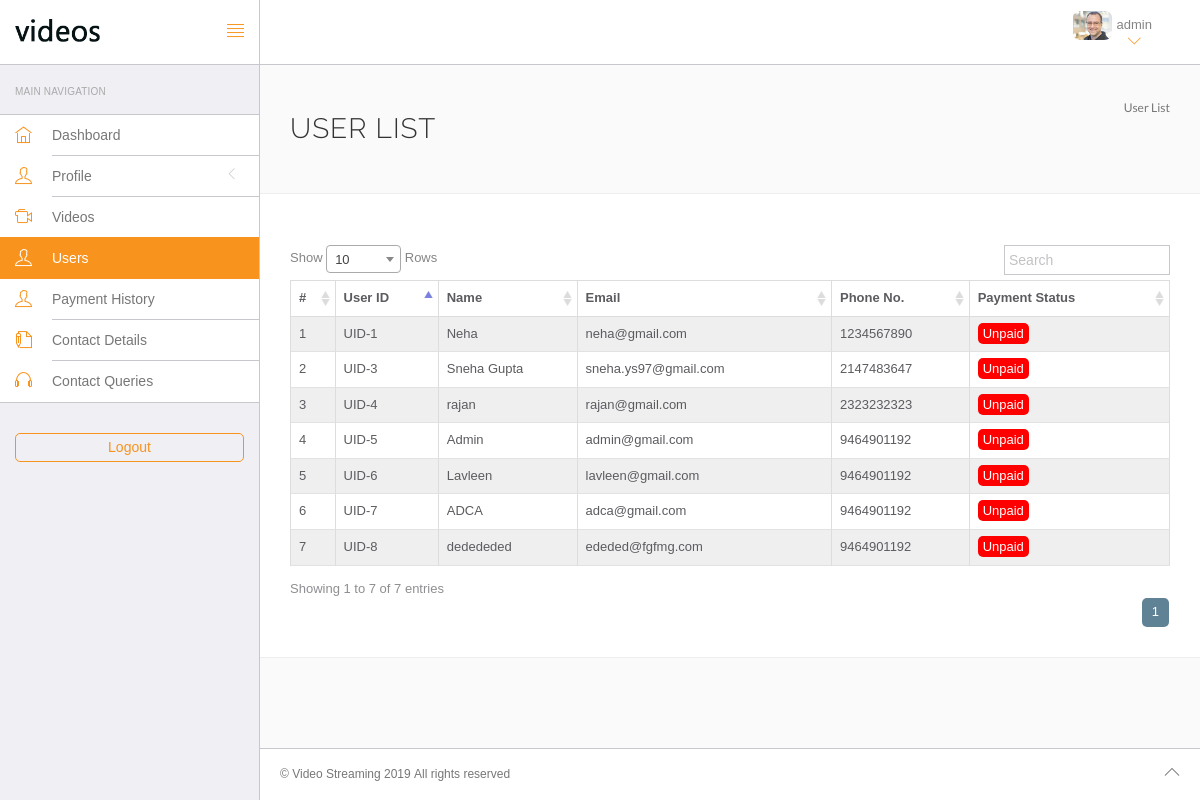
Screenshot of /admin/students.php (signed in) with the database file from the repository.
### tables this page shows
CREATE TABLE `user` (
  `id` int(11) NOT NULL,
  `username` text NOT NULL,
  `password` text NOT NULL,
  `email` text NOT NULL,
  `mobile` varchar(10) NOT NULL,
  `epin` text NOT NULL,
  `address` text NOT NULL,
  `image` text NOT NULL,
  `status` text NOT NULL,
  `date` timestamp NOT NULL DEFAULT CURRENT_TIMESTAMP
);

### admin/students.php (the view, shortened to what this page needs)
<?php include 'includes/session.php'; ?><!DOCTYPE html>
<html lang="en">
	<head>
		<link rel="stylesheet" href="vendor/bootstrap/css/bootstrap.min.css">
		<link rel="stylesheet" href="vendor/fontawesome/css/font-awesome.min.css">
		<link rel="stylesheet" href="vendor/themify-icons/themify-icons.min.css">
		<link href="vendor/animate.css/animate.min.css" rel="stylesheet" media="screen">
		<link href="vendor/perfect-scrollbar/perfect-scrollbar.min.css" rel="stylesheet" media="screen">
		<link href="vendor/switchery/switchery.min.css" rel="stylesheet" media="screen">
		<link rel="stylesheet" href="assets/css/styles.css">
		<link rel="stylesheet" href="assets/css/plugins.css">
		<link rel="stylesheet" href="assets/css/themes/theme-1.css" id="skin_color" />
		<link href="vendor/select2/select2.min.css" rel="stylesheet" media="screen">
		<link href="vendor/DataTables/css/DT_bootstrap.css" rel="stylesheet" media="screen">
	</head>
	<body>
		<div id="app">
			<?php include'left-bar.php'; ?>
			<div class="app-content">
				<?php include'header.php'; ?>
				<div class="main-content" >
					<div class="wrap-content container" id="container">
						<section id="page-title">
							<div class="row">
								<div class="col-sm-8">
									<h1 class="mainTitle">User List </h1>
								</div>
								<ol class="breadcrumb">
									<li class="active">
										<span>User List </span>
									</li>
								</ol>
							</div>
						</section>
						<div class="container-fluid container-fullw bg-white">
							<div class="row">
								<div class="col-md-12">
									<div class="row">
										<div class="col-md-12 space20">
										</div>
									</div>
									<table class="table table-striped table-bordered table-hover table-full-width" id="sample_1">
										<thead>
											<tr>
												<th>#</th>
												<th>User ID</th>
												<th>Name</th>
												<th>Email</th>
												<th>Phone No.</th>
												<th>Payment Status</th>
											</tr>
										</thead>
										<tbody>
										<?php
										$i=0;
										$query = mysqli_query($con,"select * from user order by id asc");
										while($row = mysqli_fetch_assoc($query))
										{
											$i++;
											$query1 = mysqli_query($con, "select * from payment where email = '".$row['email']."' order by datetime desc limit 1");
											if(mysqli_num_rows($query1) > 0)
											{
												$res = mysqli_fetch_assoc($query1);
												$end = date('Y-m-d');
												$start = date('Y-m-d', strtotime($res['datetime']));
												$diff = (strtotime($end)- strtotime($start))/24/3600;
												$query1 = mysqli_query($con, "select * from edays where id = 1");
												$res = mysqli_fetch_assoc($query1);
												$days = $res['days'] - $diff;
											}
											else
												$days = 0;
										?>
											<tr>
												<td><?php echo $i; ?></td>
												<td>UID-<?php echo $row['id']; ?></td>
												<td><?php echo $row['username']; ?></td>
												<td><?php echo $row['email']; ?></td>
												<td><?php echo $row['mobile']; ?></td>
												<td><?php if($days <= 0) echo '<span style="padding:3px 5px; background:red;color:#fff;border-radius:5px;">Unpaid</span>'; else echo '<span style="padding:3px 5px; background:green;color:#fff;border-radius:5px;">Paid</span>'; ?></td>
											</tr>
										<?php } ?>
										</tbody>
									</table>
								</div>
							</div>
						</div>
					</div>
				</div>
			</div>
     	<?php include'footer.php'; ?>
		</div>
	</body>
</html>

### admin/left-bar.php (shortened to what this page needs)
<?php
$page = strtolower(basename($_SERVER['PHP_SELF']));
?>
			<div class="sidebar app-aside" id="sidebar">
				<div class="sidebar-container perfect-scrollbar">
					<nav>
						<div class="navbar-title">
							<span>Main Navigation</span>
						</div>
						<ul class="main-navigation-menu">
							<li <?php if($page=='index.php') echo 'class="active open"'; ?>>
								<a href="index.php">
									<div class="item-content">
										<div class="item-media">
											<i class="ti-home"></i>
										</div>
										<div class="item-inner">
											<span class="title"> Dashboard </span>
										</div>
									</div>
								</a>
							</li>
							<li <?php if($page=='settings_profile.php') echo 'class="active open"'; ?>>
								<a href="javascript:void(0)">
									<div class="item-content">
										<div class="item-media">
											<i class="ti-user"></i>
										</div>
										<div class="item-inner">
											<span class="title"> Profile </span><i class="icon-arrow"></i>
										</div>
									</div>
								</a>
							</li>
							<li <?php if($page=='videos.php' || $page=='new_video.php') echo 'class="active open"'; ?>>
								<a href="videos.php">
									<div class="item-content">
										<div class="item-media">
											<i class="ti-video-camera"></i>
										</div>
										<div class="item-inner">
											<span class="title"> Videos</span>
										</div>
									</div>
								</a>
							</li>
							<li <?php if($page=='students.php') echo 'class="active open"'; ?>>
								<a href="students.php">
									<div class="item-content">
										<div class="item-media">
											<i class="ti-user"></i>
										</div>
										<div class="item-inner">
											<span class="title"> Users </span>
										</div>
									</div>
								</a>
							</li>
							<li <?php if($page=='payments.php') echo 'class="active open"'; ?>>
								<a href="payments.php">
									<div class="item-content">
										<div class="item-media">
											<i class="ti-user"></i>
										</div>
										<div class="item-inner">
											<span class="title"> Payment History </span>
										</div>
									</div>
								</a>
							</li>
							<li <?php if($page=='contact-details.php') echo 'class="active open"'; ?>>
								<a href="contact-details.php">
									<div class="item-content">
										<div class="item-media">
											<i class="ti-write"></i>
										</div>
										<div class="item-inner">
											<span class="title"> Contact Details</span>
										</div>
									</div>
								</a>
							</li>
							<li>
								<a href="contacts.php">
									<div class="item-content">
										<div class="item-media">
											<i class="ti-headphone"></i>
										</div>
										<div class="item-inner">
											<span class="title"> Contact Queries </span>
										</div>
									</div>
								</a>
							</li>
						</ul>
						<div class="wrapper">
							<a href="logout.php" class="button-o">
								<span>Logout</span>
							</a>
						</div>
					</nav>
				</div>
			</div>

### admin/header.php (shortened to what this page needs)
<header class="navbar navbar-default navbar-static-top">
	<div class="navbar-header">
		<a class="navbar-brand" href="index.php">
			<img src="assets/images/logo.png" alt="logo" style="max-width:85px;"/>
		</a>
		<a href="#" class="sidebar-toggler pull-right visible-md visible-lg" data-toggle-class="app-sidebar-closed" data-toggle-target="#app">
			<i class="ti-align-justify"></i>
		</a>
	</div>
	<div class="navbar-collapse collapse">
		<ul class="nav navbar-right">
			<li class="dropdown current-user">
				<a href class="dropdown-toggle load_top" data-toggle="dropdown">
					<img src="assets/images/<?php if($_SESSION['admin_pic']=='') echo 'default-user.png'; else echo $_SESSION['admin_pic']; ?>" alt=""> <span class="username"><?php  echo $_SESSION['admin_name']; ?> <i class="ti-angle-down"></i></i></span>
				</a>
			</li>
		</ul>
	</div>
</header>

### admin/footer.php
<footer>
	<div class="footer-inner">
		<div class="pull-left">
			&copy; Video Streaming <span class="current-year"></span><span class="text-bold text-uppercase"> </span> <span>All rights reserved</span>
		</div>
		<div class="pull-right">
			<span class="go-top"><i class="ti-angle-up"></i></span>
		</div>
	</div>
</footer>

### admin/assets/css/plugins.css (style rules this page uses)
.perfect-scrollbar { overflow-y: hidden !important; }

### admin/assets/css/themes/theme-1.css (style rules this page uses)
body { background: #FAFAFA; }
header .navbar-header { background: #ffffff !important; border-right-color: #c8c7cc !important; border-bottom-color: #c8c7cc !important; }
header .navbar-header .sidebar-toggler, header .navbar-header .sidebar-mobile-toggler { color: #f8931d !important; }
header .navbar-header .navbar-brand { color: #777 !important; }
header .navbar-collapse { background: #ffffff !important; border-bottom-color: #c8c7cc !important; box-shadow: none !important; }
header .navbar-collapse .navbar-right > li > a { color: #777; }
header .navbar-collapse .navbar-right > li > a i { color: #f8931d !important; }
#sidebar { background: #EFEFF4 !important; }
#sidebar:before { border-right-width: "1px" !important; border-right-style: solid; border-right-color: #c8c7cc !important; }
#sidebar nav { border-right-width: "1px" !important; border-right-style: solid; border-right-color: #c8c7cc !important; }
#sidebar nav .navbar-title { color: #aaaaaa; }
#sidebar nav > ul { background: #ffffff !important; border-bottom-color: #c8c7cc !important; border-top-color: #c8c7cc !important; }
#sidebar nav > ul > li > a .item-media > i { color: #f8931d !important; }
#sidebar nav > ul > li > a .item-inner { color: #777 !important; border-bottom-color: #c8c7cc; }
#sidebar nav > ul > li.open { background: #f2f2f2 !important; }
#sidebar nav > ul > li.active { background: #f8931d !important; }
@media (min-width: 992px) { #sidebar nav > ul > li.active:before { border-right-color: #c8c7cc !important; } }
@media (min-width: 992px) { #sidebar nav > ul > li.active:after { border-right-color: #FAFAFA !important; } }
#sidebar nav > ul > li.active > a .item-inner { color: #ffffff !important; }
#sidebar nav > ul > li.active > a .item-media > i { color: #ffffff !important; }
#sidebar nav ul > li.open { background: #f2f2f2; }
#sidebar nav .button-o { border-color: #f8931d !important; color: #f8931d !important; }
#app > footer { background: #ffffff !important; border-top-color: #c8c7cc !important; color: #777; }

### rows the page displays
user: id "1", username "Neha", email "neha@gmail.com", mobile "1234567890"
user: id "3", username "Sneha Gupta", email "sneha.ys97@gmail.com", mobile "2147483647"
user: id "4", username "rajan", email "rajan@gmail.com", mobile "2323232323"
user: id "5", username "Admin", email "admin@gmail.com", mobile "9464901192"
user: id "6", username "Lavleen", email "lavleen@gmail.com", mobile "9464901192"
user: id "7", username "ADCA", email "adca@gmail.com", mobile "9464901192"
user: id "8", username "dedededed", email "ededed@fgfmg.com", mobile "9464901192"

### other values shown
$_SESSION['admin_name'] "admin"
